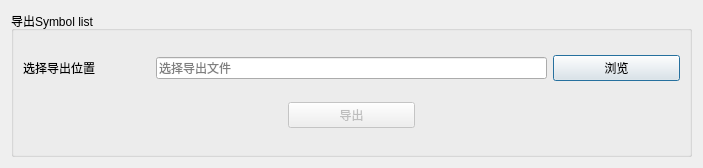
<?xml version="1.0" encoding="UTF-8"?>
<ui version="4.0">
 <class>PluginDialog</class>
 <widget class="QDialog" name="PluginDialog">
  <property name="geometry">
   <rect>
    <x>0</x>
    <y>0</y>
    <width>703</width>
    <height>168</height>
   </rect>
  </property>
  <property name="windowTitle">
   <string>导出Symbol list</string>
  </property>
  <property name="windowIcon">
   <iconset resource="src.qrc">
    <normaloff>:/png/icon.png</normaloff>:/png/icon.png</iconset>
  </property>
  <layout class="QGridLayout" name="gridLayout">
   <item row="0" column="0">
    <widget class="QGroupBox" name="groupBox">
     <property name="title">
      <string>导出Symbol list</string>
     </property>
     <layout class="QGridLayout" name="gridLayout_2">
      <item row="0" column="0">
       <widget class="QLabel" name="label">
        <property name="text">
         <string>选择导出位置</string>
        </property>
        <property name="buddy">
         <cstring>path</cstring>
        </property>
       </widget>
      </item>
      <item row="0" column="1" colspan="3">
       <widget class="QLineEdit" name="path">
        <property name="readOnly">
         <bool>true</bool>
        </property>
        <property name="placeholderText">
         <string>选择导出文件</string>
        </property>
       </widget>
      </item>
      <item row="0" column="4">
       <widget class="QPushButton" name="explore">
        <property name="text">
         <string>浏览</string>
        </property>
       </widget>
      </item>
      <item row="1" column="0" colspan="2">
       <spacer name="horizontalSpacer">
        <property name="orientation">
         <enum>Qt::Horizontal</enum>
        </property>
        <property name="sizeHint" stdset="0">
         <size>
          <width>251</width>
          <height>20</height>
         </size>
        </property>
       </spacer>
      </item>
      <item row="1" column="2">
       <widget class="QPushButton" name="okb">
        <property name="enabled">
         <bool>false</bool>
        </property>
        <property name="text">
         <string>导出</string>
        </property>
       </widget>
      </item>
      <item row="1" column="3" colspan="2">
       <spacer name="horizontalSpacer_2">
        <property name="orientation">
         <enum>Qt::Horizontal</enum>
        </property>
        <property name="sizeHint" stdset="0">
         <size>
          <width>258</width>
          <height>20</height>
         </size>
        </property>
       </spacer>
      </item>
     </layout>
    </widget>
   </item>
  </layout>
 </widget>
 <resources>
  <include location="src.qrc"/>
 </resources>
 <connections/>
</ui>
